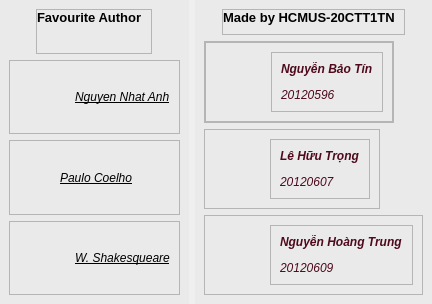
                  <widget class="QWidget" name="YourBookAndAuthor" native="true">
                   <layout class="QHBoxLayout" name="horizontalLayout_12">
                    <property name="leftMargin">
                     <number>0</number>
                    </property>
                    <property name="topMargin">
                     <number>0</number>
                    </property>
                    <property name="rightMargin">
                     <number>0</number>
                    </property>
                    <property name="bottomMargin">
                     <number>0</number>
                    </property>
                    <item>
                     <widget class="QWidget" name="widget_3" native="true">
                      <layout class="QHBoxLayout" name="horizontalLayout_18">
                       <property name="leftMargin">
                        <number>0</number>
                       </property>
                       <property name="topMargin">
                        <number>0</number>
                       </property>
                       <property name="rightMargin">
                        <number>0</number>
                       </property>
                       <property name="bottomMargin">
                        <number>0</number>
                       </property>
                       <item>
                        <widget class="QWidget" name="Autthor" native="true">
                         <property name="sizePolicy">
                          <sizepolicy hsizetype="Expanding" vsizetype="Expanding">
                           <horstretch>0</horstretch>
                           <verstretch>0</verstretch>
                          </sizepolicy>
                         </property>
                         <property name="styleSheet">
                          <string notr="true">background-color: #EAEAEA</string>
                         </property>
                         <layout class="QVBoxLayout" name="verticalLayout_9">
                          <item alignment="Qt::AlignHCenter">
                           <widget class="QFrame" name="frame_2">
                            <property name="maximumSize">
                             <size>
                              <width>16777215</width>
                              <height>45</height>
                             </size>
                            </property>
                            <property name="frameShape">
                             <enum>QFrame::StyledPanel</enum>
                            </property>
                            <property name="frameShadow">
                             <enum>QFrame::Raised</enum>
                            </property>
                            <layout class="QHBoxLayout" name="horizontalLayout_13">
                             <property name="leftMargin">
                              <number>0</number>
                             </property>
                             <property name="topMargin">
                              <number>0</number>
                             </property>
                             <item alignment="Qt::AlignTop">
                              <widget class="QLabel" name="label_2">
                               <property name="font">
                                <font>
                                 <pointsize>10</pointsize>
                                 <weight>75</weight>
                                 <bold>true</bold>
                                </font>
                               </property>
                               <property name="text">
                                <string>Favourite Author</string>
                               </property>
                              </widget>
                             </item>
                            </layout>
                           </widget>
                          </item>
                          <item>
                           <widget class="QFrame" name="frame_4">
                            <property name="frameShape">
                             <enum>QFrame::StyledPanel</enum>
                            </property>
                            <property name="frameShadow">
                             <enum>QFrame::Raised</enum>
                            </property>
                            <layout class="QHBoxLayout" name="horizontalLayout_14">
                             <item>
                              <widget class="QLabel" name="label_22">
                               <property name="minimumSize">
                                <size>
                                 <width>50</width>
                                 <height>50</height>
                                </size>
                               </property>
                               <property name="maximumSize">
                                <size>
                                 <width>50</width>
                                 <height>50</height>
                                </size>
                               </property>
                               <property name="text">
                                <string/>
                               </property>
                               <property name="pixmap">
                                <pixmap resource="Resource.qrc">:/Images/Resource/Images/nguyennhatanh_author.jpg</pixmap>
                               </property>
                               <property name="scaledContents">
                                <bool>true</bool>
                               </property>
                              </widget>
                             </item>
                             <item>
                              <widget class="QLabel" name="label_20">
                               <property name="font">
                                <font>
                                 <weight>50</weight>
                                 <italic>true</italic>
                                 <bold>false</bold>
                                 <underline>true</underline>
                                </font>
                               </property>
                               <property name="text">
                                <string>Nguyen Nhat Anh</string>
                               </property>
                              </widget>
                             </item>
                            </layout>
                           </widget>
                          </item>
                          <item>
                           <widget class="QFrame" name="frame_5">
                            <property name="frameShape">
                             <enum>QFrame::StyledPanel</enum>
                            </property>
                            <property name="frameShadow">
                             <enum>QFrame::Raised</enum>
                            </property>
                            <layout class="QHBoxLayout" name="horizontalLayout_15">
                             <item>
                              <widget class="QLabel" name="label_21">
                               <property name="minimumSize">
                                <size>
                                 <width>35</width>
                                 <height>35</height>
                                </size>
                               </property>
                               <property name="maximumSize">
                                <size>
                                 <width>50</width>
                                 <height>50</height>
                                </size>
                               </property>
                               <property name="text">
                                <string/>
                               </property>
                               <property name="pixmap">
                                <pixmap resource="Resource.qrc">:/Images/Resource/Images/paulo_author.jpg</pixmap>
                               </property>
                               <property name="scaledContents">
                                <bool>true</bool>
                               </property>
                              </widget>
                             </item>
                             <item>
                              <widget class="QLabel" name="label_26">
                               <property name="font">
                                <font>
                                 <italic>true</italic>
                                 <underline>true</underline>
                                </font>
                               </property>
                               <property name="text">
                                <string>Paulo Coelho</string>
                               </property>
                              </widget>
                             </item>
                             <item>
                              <widget class="QLabel" name="label_23">
                               <property name="text">
                                <string/>
                               </property>
                              </widget>
                             </item>
                            </layout>
                           </widget>
                          </item>
                          <item>
                           <widget class="QFrame" name="frame_3">
                            <property name="frameShape">
                             <enum>QFrame::StyledPanel</enum>
                            </property>
                            <property name="frameShadow">
                             <enum>QFrame::Raised</enum>
                            </property>
                            <layout class="QHBoxLayout" name="horizontalLayout_16">
                             <item>
                              <widget class="QLabel" name="label_24">
                               <property name="minimumSize">
                                <size>
                                 <width>35</width>
                                 <height>35</height>
                                </size>
                               </property>
                               <property name="maximumSize">
                                <size>
                                 <width>50</width>
                                 <height>50</height>
                                </size>
                               </property>
                               <property name="text">
                                <string/>
                               </property>
                               <property name="pixmap">
                                <pixmap resource="Resource.qrc">:/Images/Resource/Images/shakespeare_author.jpg</pixmap>
                               </property>
                               <property name="scaledContents">
                                <bool>true</bool>
                               </property>
                              </widget>
                             </item>
                             <item>
                              <widget class="QLabel" name="label_25">
                               <property name="font">
                                <font>
                                 <italic>true</italic>
                                 <underline>true</underline>
                                </font>
                               </property>
                               <property name="text">
                                <string>W. Shakesqueare</string>
                               </property>
                              </widget>
                             </item>
                            </layout>
                           </widget>
                          </item>
                         </layout>
                        </widget>
                       </item>
                       <item>
                        <widget class="QFrame" name="frame_2">
                         <property name="sizePolicy">
                          <sizepolicy hsizetype="Expanding" vsizetype="Expanding">
                           <horstretch>0</horstretch>
                           <verstretch>0</verstretch>
                          </sizepolicy>
                         </property>
                         <property name="styleSheet">
                          <string notr="true">background-color: #EAEAEA</string>
                         </property>
                         <layout class="QVBoxLayout" name="verticalLayout_10">
                          <item alignment="Qt::AlignHCenter">
                           <widget class="QFrame" name="frame_6">
                            <property name="frameShape">
                             <enum>QFrame::StyledPanel</enum>
                            </property>
                            <property name="frameShadow">
                             <enum>QFrame::Raised</enum>
                            </property>
                            <layout class="QHBoxLayout" name="horizontalLayout_17">
                             <property name="leftMargin">
                              <number>0</number>
                             </property>
                             <property name="topMargin">
                              <number>0</number>
                             </property>
                             <item alignment="Qt::AlignTop">
                              <widget class="QLabel" name="label_5">
                               <property name="font">
                                <font>
                                 <pointsize>10</pointsize>
                                 <weight>75</weight>
                                 <bold>true</bold>
                                </font>
                               </property>
                               <property name="whatsThis">
                                <string>&lt;html&gt;&lt;head/&gt;&lt;body&gt;&lt;p&gt;Made by &lt;/p&gt;&lt;p&gt;HCMUS-20CTT1TN&lt;/p&gt;&lt;/body&gt;&lt;/html&gt;</string>
                               </property>
                               <property name="text">
                                <string>Made by HCMUS-20CTT1TN</string>
                               </property>
                              </widget>
                             </item>
                            </layout>
                           </widget>
                          </item>
                          <item alignment="Qt::AlignLeft">
                           <widget class="QFrame" name="frame_7">
                            <property name="frameShape">
                             <enum>QFrame::StyledPanel</enum>
                            </property>
                            <property name="frameShadow">
                             <enum>QFrame::Raised</enum>
                            </property>
                            <layout class="QHBoxLayout" name="horizontalLayout_19">
                             <property name="leftMargin">
                              <number>0</number>
                             </property>
                             <property name="topMargin">
                              <number>0</number>
                             </property>
                             <property name="rightMargin">
                              <number>0</number>
                             </property>
                             <property name="bottomMargin">
                              <number>0</number>
                             </property>
                             <item alignment="Qt::AlignHCenter">
                              <widget class="QFrame" name="frame_10">
                               <property name="frameShape">
                                <enum>QFrame::StyledPanel</enum>
                               </property>
                               <property name="frameShadow">
                                <enum>QFrame::Raised</enum>
                               </property>
                               <layout class="QHBoxLayout" name="horizontalLayout_22">
                                <item>
                                 <widget class="QLabel" name="label_27">
                                  <property name="minimumSize">
                                   <size>
                                    <width>50</width>
                                    <height>50</height>
                                   </size>
                                  </property>
                                  <property name="maximumSize">
                                   <size>
                                    <width>50</width>
                                    <height>50</height>
                                   </size>
                                  </property>
                                  <property name="text">
                                   <string/>
                                  </property>
                                  <property name="pixmap">
                                   <pixmap resource="Resource.qrc">:/Images/Resource/Images/baotin.jpg</pixmap>
                                  </property>
                                  <property name="scaledContents">
                                   <bool>true</bool>
                                  </property>
                                 </widget>
                                </item>
                                <item>
                                 <widget class="QFrame" name="frame_13">
                                  <property name="frameShape">
                                   <enum>QFrame::StyledPanel</enum>
                                  </property>
                                  <property name="frameShadow">
                                   <enum>QFrame::Raised</enum>
                                  </property>
                                  <layout class="QVBoxLayout" name="verticalLayout_13">
                                   <item>
                                    <widget class="QLabel" name="label_28">
                                     <property name="sizePolicy">
                                      <sizepolicy hsizetype="Preferred" vsizetype="Preferred">
                                       <horstretch>0</horstretch>
                                       <verstretch>0</verstretch>
                                      </sizepolicy>
                                     </property>
                                     <property name="font">
                                      <font>
                                       <italic>true</italic>
                                      </font>
                                     </property>
                                     <property name="whatsThis">
                                      <string>&lt;html&gt;&lt;head/&gt;&lt;body&gt;&lt;p&gt;Nguyễn Bảo Tín&lt;/p&gt;&lt;p&gt;20120596&lt;/p&gt;&lt;/body&gt;&lt;/html&gt;</string>
                                     </property>
                                     <property name="styleSheet">
                                      <string notr="true">color: #4F091D</string>
                                     </property>
                                     <property name="text">
                                      <string>&lt;html&gt;&lt;head/&gt;&lt;body&gt;&lt;p&gt;&lt;span style=&quot; font-weight:600;&quot;&gt;Nguyễn Bảo Tín&lt;/span&gt;&lt;/p&gt;&lt;p&gt;20120596&lt;/p&gt;&lt;/body&gt;&lt;/html&gt;</string>
                                     </property>
                                    </widget>
                                   </item>
                                  </layout>
                                 </widget>
                                </item>
                               </layout>
                              </widget>
                             </item>
                            </layout>
                           </widget>
                          </item>
                          <item alignment="Qt::AlignLeft">
                           <widget class="QFrame" name="frame_8">
                            <property name="frameShape">
                             <enum>QFrame::StyledPanel</enum>
                            </property>
                            <property name="frameShadow">
                             <enum>QFrame::Raised</enum>
                            </property>
                            <layout class="QHBoxLayout" name="horizontalLayout_20">
                             <item>
                              <widget class="QLabel" name="label_30">
                               <property name="sizePolicy">
                                <sizepolicy hsizetype="Preferred" vsizetype="Minimum">
                                 <horstretch>0</horstretch>
                                 <verstretch>0</verstretch>
                                </sizepolicy>
                               </property>
                               <property name="minimumSize">
                                <size>
                                 <width>50</width>
                                 <height>50</height>
                                </size>
                               </property>
                               <property name="maximumSize">
                                <size>
                                 <width>50</width>
                                 <height>50</height>
                                </size>
                               </property>
                               <property name="text">
                                <string/>
                               </property>
                               <property name="pixmap">
                                <pixmap resource="Resource.qrc">:/Images/Resource/Images/huutrong.jpg</pixmap>
                               </property>
                               <property name="scaledContents">
                                <bool>true</bool>
                               </property>
                              </widget>
                             </item>
                             <item>
                              <widget class="QFrame" name="frame_11">
                               <property name="frameShape">
                                <enum>QFrame::StyledPanel</enum>
                               </property>
                               <property name="frameShadow">
                                <enum>QFrame::Raised</enum>
                               </property>
                               <layout class="QVBoxLayout" name="verticalLayout_11">
                                <item>
                                 <widget class="QLabel" name="label_29">
                                  <property name="font">
                                   <font>
                                    <italic>true</italic>
                                   </font>
                                  </property>
                                  <property name="styleSheet">
                                   <string notr="true">color: #4F091D</string>
                                  </property>
                                  <property name="text">
                                   <string>&lt;html&gt;&lt;head/&gt;&lt;body&gt;&lt;p&gt;&lt;span style=&quot; font-weight:600;&quot;&gt;Lê Hữu Trọng&lt;/span&gt;&lt;/p&gt;&lt;p&gt;20120607&lt;/p&gt;&lt;/body&gt;&lt;/html&gt;</string>
                                  </property>
                                 </widget>
                                </item>
                               </layout>
                              </widget>
                             </item>
                            </layout>
                           </widget>
                          </item>
                          <item alignment="Qt::AlignLeft">
                           <widget class="QFrame" name="frame_9">
                            <property name="frameShape">
                             <enum>QFrame::StyledPanel</enum>
                            </property>
                            <property name="frameShadow">
                             <enum>QFrame::Raised</enum>
                            </property>
                            <layout class="QHBoxLayout" name="horizontalLayout_21">
                             <item>
                              <widget class="QLabel" name="label_31">
                               <property name="minimumSize">
                                <size>
                                 <width>50</width>
                                 <height>50</height>
                                </size>
                               </property>
                               <property name="maximumSize">
                                <size>
                                 <width>50</width>
                                 <height>50</height>
                                </size>
                               </property>
                               <property name="text">
                                <string/>
                               </property>
                               <property name="pixmap">
                                <pixmap resource="Resource.qrc">:/Images/Resource/Images/hoangtrung.png</pixmap>
                               </property>
                               <property name="scaledContents">
                                <bool>true</bool>
                               </property>
                              </widget>
                             </item>
                             <item>
                              <widget class="QFrame" name="frame_12">
                               <property name="frameShape">
                                <enum>QFrame::StyledPanel</enum>
                               </property>
                               <property name="frameShadow">
                                <enum>QFrame::Raised</enum>
                               </property>
                               <layout class="QVBoxLayout" name="verticalLayout_12">
                                <item>
                                 <widget class="QLabel" name="label_32">
                                  <property name="font">
                                   <font>
                                    <italic>true</italic>
                                   </font>
                                  </property>
                                  <property name="styleSheet">
                                   <string notr="true">color: #4F091D</string>
                                  </property>
                                  <property name="text">
                                   <string>&lt;html&gt;&lt;head/&gt;&lt;body&gt;&lt;p&gt;&lt;span style=&quot; font-weight:600;&quot;&gt;Nguyễn Hoàng Trung&lt;/span&gt;&lt;/p&gt;&lt;p&gt;20120609&lt;/p&gt;&lt;/body&gt;&lt;/html&gt;</string>
                                  </property>
                                 </widget>
                                </item>
                               </layout>
                              </widget>
                             </item>
                            </layout>
                           </widget>
                          </item>
                         </layout>
                        </widget>
                       </item>
                      </layout>
                     </widget>
                    </item>
                   </layout>
                  </widget>
